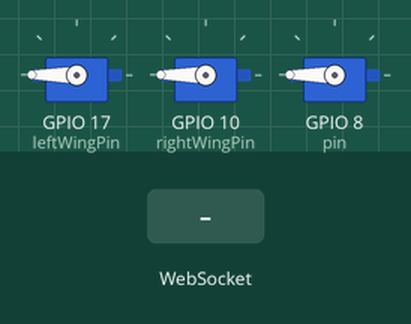
This program was run on a simulated ESP32. Shown: 3 × servo. Inputs (shaded band) come from the test bench. What the program prints to the serial monitor is not drawn.

Above: at 2.0 s.
At 8.0 s:
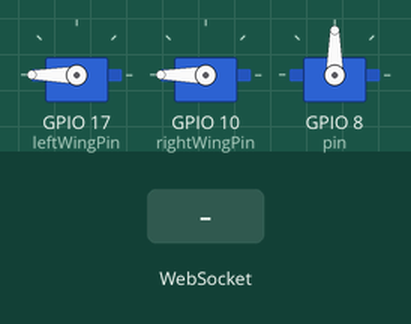
At 11.2 s:
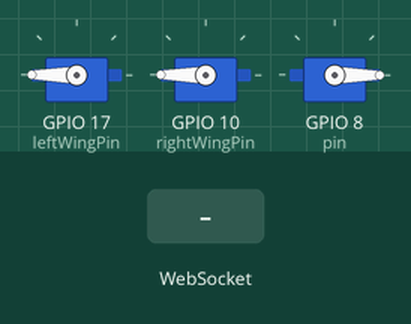
11.3 s: WebSocket text "1" received
Timing chart, 0 to 14.3 s (numbered marks = the images above; inputs shaded):
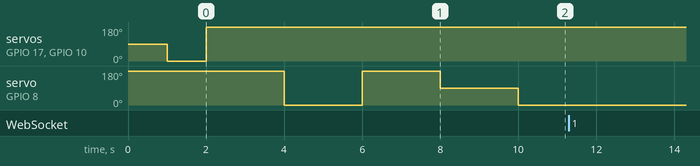

The program:

main.cpp
```cpp
#include <DriverMotor.h>
#include <Wings.h>
#include <Arduino.h>
#include <MyServer.h>

DriverMotor motorSpeed = DriverMotor();
Wings wings = Wings();

MyServer myServer = MyServer();

void onLeftWingMove(int angle)
{
    wings.moveLeft(angle);
}
void onRightWingMove(int angle)
{
    wings.moveRight(angle);
}
void onSpeedUp(int angle)
{
    // wings.moveLeft(angle);
}

void setup()
{
    wings.setup();
    motorSpeed.setup();
    myServer.setup();
}

void loop()
{
    myServer.run(onLeftWingMove, onRightWingMove, onSpeedUp);
}
```

MyServer.cpp
```cpp
//
// Created by Nekbakht Zabirov on 08.05.2022.
//

#include <string>
#include <stdlib.h>
#include "MyServer.h"
#include <Arduino.h>
#include <WiFi.h>
#include <AsyncTCP.h>
#include <ESPAsyncWebServer.h>
#include <iostream>
#ifdef ESP32
#elif defined(ESP8266
#endif
#include "SPIFFS.h"

AsyncWebServer server(80);
AsyncWebSocket ws("/ws");

bool ledState = 0;
const int ledPin = 2;
const char index_html[] PROGMEM = R"rawliteral(
<!DOCTYPE HTML><html>
<head>
  <title>ESP Web Server</title>
  <meta name="viewport" content="width=device-width, initial-scale=1">
  <link rel="icon" href="data:,">
  <style>html {font-family: Arial, Helvetica, sans-serif;text-align: center;}h1 {font-size: 1.8rem;color: white;}h2{font-size: 1.5rem;font-weight: bold;color: #143642;}.topnav {overflow: hidden;background-color: #143642;}body {margin: 0;}.content {padding: 30px;max-width: 600px;margin: 0 auto;}.card {background-color: #F8F7F9;;box-shadow: 2px 2px 12px 1px rgba(140,140,140,.5);padding-top:10px;padding-bottom:20px;}.button {padding: 15px 50px;font-size: 24px;text-align: center;outline: none;color: #fff;background-color: #0f8b8d;border: none;border-radius: 5px;-webkit-touch-callout: none;-webkit-user-select: none;-khtml-user-select: none;-moz-user-select: none;-ms-user-select: none;user-select: none;-webkit-tap-highlight-color: rgba(0,0,0,0);}.button:active {background-color: #0f8b8d;box-shadow: 2 2px #CDCDCD;transform: translateY(2px);}.state {font-size: 1.5rem;color:#8c8c8c;font-weight: bold;}</style>
<title>ESP Web Server</title>
<meta name="viewport" content="width=device-width, initial-scale=1">
<link rel="icon" href="data:,">
</head>
<body>
  <div class="topnav">
    <h1>ESP WebSocket Server</h1>
  </div>
  <div class="content">
    <div class="card">
      <h2>Output - GPIO 2</h2>
      <p class="state">state: <span id="state">%STATE%</span></p>
      <p><button id="button" class="button">Toggle</button></p>
    </div>
  </div>
<script>
  var gateway = `ws://${window.location.hostname}/ws`;
  var websocket;
  window.addEventListener('load', onLoad);
  function initWebSocket() {
    console.log('Trying to open a WebSocket connection...');
    websocket = new WebSocket(gateway);
    websocket.onopen    = onOpen;
    websocket.onclose   = onClose;
    websocket.onmessage = onMessage; // <-- add this line
  }
  function onOpen(event) {
    console.log('Connection opened');
  }
  function onClose(event) {
    console.log('Connection closed');
    setTimeout(initWebSocket, 2000);
  }
  function onMessage(event) {
    var state;
    if (event.data == "1"){
      state = "ON";
    }
    else{
      state = "OFF";
    }
    document.getElementById('state').innerHTML = state;
  }
  function onLoad(event) {
    initWebSocket();
    initButton();
  }
  function initButton() {
    document.getElementById('button').addEventListener('click', toggle);
  }
  function toggle(){
    websocket.send('toggle');
  }
</script>
</body>
</html>
)rawliteral";

OnLeftWingMove onLeftWingMove;

std::string SubstringOfCString(const char *cstr,
                               size_t start, size_t length)
{
    return std::string(cstr + start, length);
}

bool isPartOf(char *w1, char *w2)
{
    int i = 0;
    int j = 0;

    while (w1[i] != '\0')
    {
        if (w1[i] == w2[j])
        {
            int init = i;
            while (w1[i] == w2[j] && w2[j] != '\0')
            {
                j++;
                i++;
            }
            if (w2[j] == '\0')
            {
                return true;
            }
            j = 0;
        }
        i++;
    }
    return false;
}

void notifyClients()
{
    ws.textAll(String(ledState));
}

void handleWebSocketMessage(void *arg, uint8_t *data, size_t len)
{
    AwsFrameInfo *info = (AwsFrameInfo *)arg;

    if (info->final && info->index == 0 && info->len == len && info->opcode == WS_TEXT)
    {
        data[len] = 0;
        char *n = (char *)data;
        if (isPartOf(n, "moveLeft"))
        {
            std::string newN = SubstringOfCString(n, 9, 12);
            int nn = std::stoi(newN);
            Serial.println("on moveLeft for ");
            Serial.println(nn);
            Serial.println(newN.c_str());
            notifyClients();
            onLeftWingMove(nn);
        }
        if (strcmp((char *)data, "toggle") == 0)
        {
            ledState = !ledState;
            notifyClients();
        }
    }
}

void onEvent(AsyncWebSocket *server, AsyncWebSocketClient *client, AwsEventType type,
             void *arg, uint8_t *data, size_t len)
{
    switch (type)
    {
    case WS_EVT_CONNECT:
        Serial.printf("WebSocket client #%u connected from %s\n", client->id(), client->remoteIP().toString().c_str());
        break;
    case WS_EVT_DISCONNECT:
        Serial.printf("WebSocket client #%u disconnected\n", client->id());
        break;
    case WS_EVT_DATA:
        handleWebSocketMessage(arg, data, len);
        break;
    case WS_EVT_PONG:
    case WS_EVT_ERROR:
        break;
    }
}

String processor(const String &var)
{
    Serial.println(var);
    if (var == "STATE")
    {
        if (ledState)
        {
            return "ON";
        }
        else
        {
            return "OFF";
        }
    }
    return String();
}

void MyServer::setup()
{
    Serial.begin(115200);

    // WiFi.mode(WIFI_AP_STA);
    WiFi.softAP("esp-captive");

    ws.onEvent(onEvent);
    server.addHandler(&ws);

    server.on("/", HTTP_GET, [](AsyncWebServerRequest *request)
              { request->send_P(200, "text/html", index_html, processor); });

    server.begin();
}

void MyServer::run(OnLeftWingMove onLeftWingMoveN,
                   OnRightWingMove onRightWingMove,
                   OnSpeedUp onSpeedUp)
{
    onLeftWingMove = onLeftWingMoveN;
    ws.cleanupClients();
}
```

MyServer.h
```cpp
//
// Created by Nekbakht Zabirov on 08.05.2022.
//

#ifndef UNTITLED1_MYSERVER_H
#define UNTITLED1_MYSERVER_H

    typedef void (*OnLeftWingMove)(int);
    typedef void (*OnRightWingMove)(int);
    typedef void (*OnSpeedUp)(int);

class MyServer {
public:

    void setup();
    void run(OnLeftWingMove onLeftWingMove,
             OnRightWingMove onRightWingMove,
             OnSpeedUp onSpeedUp);
};


#endif //UNTITLED1_MYSERVER_H
```

Wings.cpp
```cpp
//
// Created by Nekbakht Zabirov on 07.05.2022.
//

#include "Wings.h"
#include <Arduino.h>
#include <Servo.h>

Servo leftWing;
Servo rightWing;

void Wings::setup() {
    int leftWingPin = 17;
    int rightWingPin = 10;

    pinMode(leftWingPin, OUTPUT);
    pinMode(rightWingPin, OUTPUT);

    leftWing.attach(leftWingPin);
    rightWing.attach(rightWingPin);

    delay(1000);

    moveRight(0);
    moveLeft(0);

    delay(1000);

    moveLeft(180);
    moveRight(180);
}

void Wings::moveLeft(int angle) {
    leftWing.write(angle);
}

void Wings::moveRight(int angle) {
    rightWing.write(angle);
}

Wings::Wings() = default;
```

Wings.h
```cpp
//
// Created by Nekbakht Zabirov on 07.05.2022.
//

#ifndef UNTITLED1_WINGS_H
#define UNTITLED1_WINGS_H


class Wings {
public:
    Wings();
    void moveLeft(int angle);
    void moveRight(int angle);
    void setup();
};


#endif //UNTITLED1_WINGS_H
```

DriverMotor.cpp
```cpp
//
// Created by Nekbakht Zabirov on 07.05.2022.
//

#include "DriverMotor.h"
#include <Servo.h>
#include <Arduino.h>

int pin = 8;
Servo driverMotor;

int minSpeed = 1000;
int maxSpeed = 2000;

void DriverMotor::setup() {
    pinMode(pin, OUTPUT);

    //digitalWrite(pin, HIGH);

    driverMotor.attach(pin, minSpeed, maxSpeed);

    driverMotor.write(maxSpeed);
    delay(2000);
    driverMotor.write(minSpeed);
    delay(2000);

    runSpeed(100);
    delay(2000);
    runSpeed(50);
    delay(2000);
    runSpeed(0);
}

void DriverMotor::runSpeed(int speed) {
    speed = map(speed, 0, 100, minSpeed, maxSpeed);

    driverMotor.write(speed);
}

DriverMotor::DriverMotor() = default;
```

DriverMotor.h
```cpp
//
// Created by Nekbakht Zabirov on 07.05.2022.
//

#ifndef UNTITLED1_DRIVERMOTOR_H
#define UNTITLED1_DRIVERMOTOR_H


class DriverMotor {
public:
    DriverMotor();
    void setup();
    void runSpeed(int speed);
};


#endif //UNTITLED1_DRIVERMOTOR_H
```

Measured:
- after the input at 11.3 s, every drawn part: stays the same
